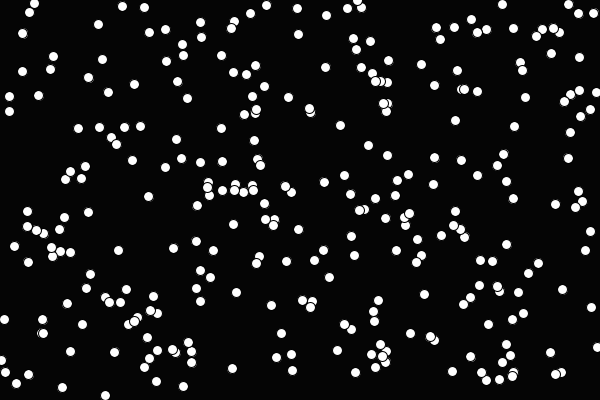
Frame 1 (no input)
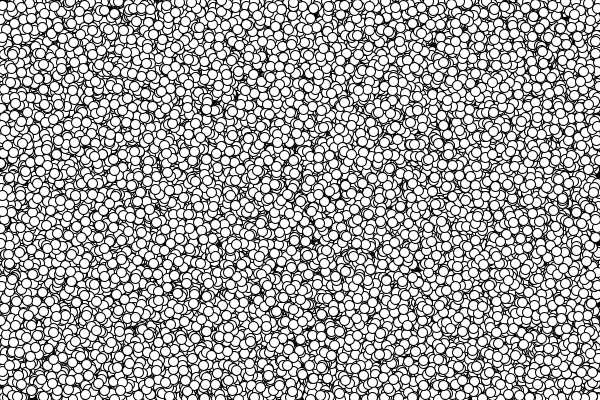
Frame 60 (the mouse pressed at the canvas centre just before this capture)
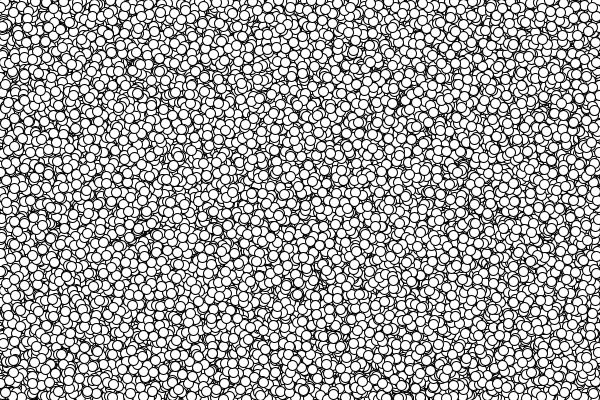
Frame 120 (the mouse held since frame 60 and released just before this capture)

The Processing sketch that drew these frames (run headless with seeded random() and noise(); from frame 60 on, the mouse is pressed at the canvas centre):

// Processing sketch: sketch_231107b
// ── sketch_231107b.pde
static final int WIDTH = 600;
static final int HEIGHT = 400;

@Override
  public void settings() {
  size(WIDTH, HEIGHT);
  //  background(5, 5, 5);
}

@Override
  public void setup() {
  background(5, 5, 5);
  frameRate(5);
}

@Override
  public void draw() {
  for (int i=0; i<300; i++) {
    ellipse(random(WIDTH), random(HEIGHT), 10, 10);
  }
}

/*********************** DO NOT MODIFY THE CODE BELOW ********************/
float frequency = 0.001f;
float noiseInterval = PI;

void makeMagical() {
  fill(0, 0, 0, 10);
  rect(0, 0, width, height);
  noStroke();
}

float getWormX(int i) {
  return map(noise(i * noiseInterval + frameCount * frequency), 0, 1, 0, width);
}

float getWormY(int i) {
  return map(noise(i * noiseInterval + 1 + frameCount * frequency), 0, 1, 0, height);
}
